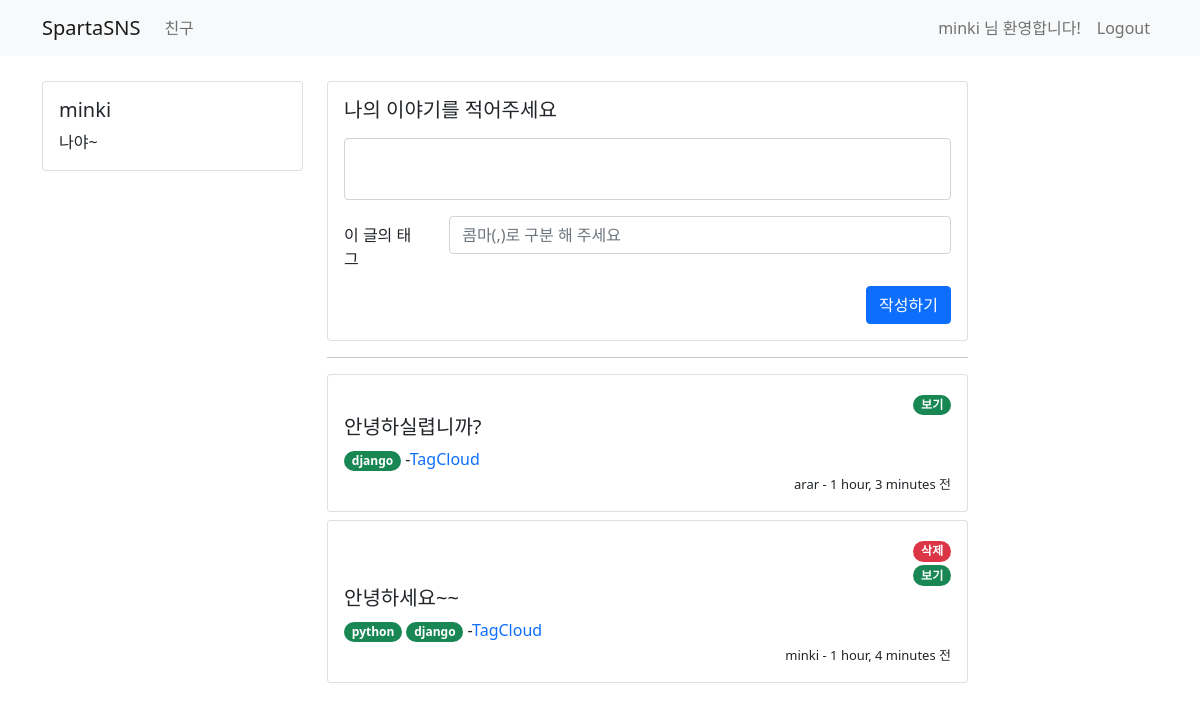
Screenshot of /tweet/ (signed in) with the database file from the repository.
### user/models.py (models this page shows)
class UserModel(AbstractUser):
    class Meta:
        db_table = "my_user"
    bio = models.CharField(max_length=256, default='')
    follow = models.ManyToManyField(settings.AUTH_USER_MODEL,related_name='followee')

### tweet/models.py (models this page shows)
class TweetModel(models.Model):
    class Meta:
        db_table = "tweet"
    author = models.ForeignKey(UserModel, on_delete=models.CASCADE)
    content = models.CharField(max_length=256)
    tags = TaggableManager(blank=True)
    created_at = models.DateTimeField(auto_now_add=True)
    updated_at = models.DateTimeField(auto_now=True)

### tweet/views.py (the view, shortened to what this page needs)
# urls.py: path('', include('tweet.urls')),
def tweet(request):
    if request.method == 'GET':
        user = request.user.is_authenticated
        if user:
            all_tweet = TweetModel.objects.all().order_by('-created_at')
            return render(request, 'tweet/home.html', {'tweet': all_tweet})
        else:
            return redirect('/sign-in')

### templates/tweet/home.html (shortened to what this page needs)
{% extends 'base.html' %}
{% block content %}
    <div class="container timeline-container">
        <div class="row">
            <div class="col-md-3">
                <div class="card">
                    <div class="card-body">
                        <h5 class="card-title">{{ user.username }}</h5>
                        <p class="card-text">{{ user.bio }}</p>
                    </div>
                </div>
            </div>
            <div class="col-md-7">
                <div class="row mb-2">
                    <div class="col-md-12">
                        <div class="card">
                            <div class="card-body">
                                <div class="media">
                                    <div class="media-body">
                                        <h5 class="mt-0">나의 이야기를 적어주세요</h5>
                                        <p>
                                        <form method="post" action="/tweet/">
                                            <div class="form-group mb-2">
                                                <textarea class="form-control" style="resize: none" name='my-content'
                                                          id="my-content"></textarea>
                                                <div class="mt-3 row">
                                                    <label for="tag"
                                                           class="col-sm-2 col-form-label">이 글의 태그</label>
                                                    <div class="col-sm-10">
                                                        <input type="text" class="form-control" name="tag" id="tag"
                                                               placeholder="콤마(,)로 구분 해 주세요">
                                                    </div>
                                                </div>
                                            </div>
                                            <button type="submit" class="btn btn-primary" style="float:right;">작성하기
                                            </button>
                                        </form>
                                        </p>
                                    </div>
                                </div>
                            </div>
                        </div>
                    </div>
                </div>
                <hr>
                <div class="row">
                    {% for tw in tweet %}
                        <div class="col-md-12 mb-2">
                            <div class="card">
                                <div class="card-body">
                                    {% if tw.author == user %}
                                        <div style="text-align: right">
                                            <a href="/tweet/delete/{{ tw.id }}">
                                                <span class="badge rounded-pill bg-danger">삭제</span>
                                            </a>
                                        </div>
                                    {% endif %}
                                    <div style="text-align: right">
                                        <a href="/tweet/{{ tw.id }}">
                                            <span class="badge rounded-pill bg-success">보기</span>
                                        </a>
                                    </div>
                                    <div class="media">
                                        <div class="media-body">
                                            <h5 class="mt-0">{{ tw.content }}</h5>
                                            {% if tw.tags.all %}
                                                {% for tag in tw.tags.all %}
                                                    <a style="text-decoration: none"
                                                       href="{% url 'tagged_object_list' tag.name %}">
                                                    <span class="badge rounded-pill bg-success">
                                                        {{ tag.name }}
                                                    </span>
                                                    </a>
                                                {% endfor %}
                                                -<a style="text-decoration: none"
                                                    href="{% url 'tag_cloud' %}">TagCloud</a>
                                            {% endif %}
                                        </div>
                                        <div style="text-align: right">
                                            <span style="font-size: small">{{ tw.author.username }}  -  {{ tw.created_at|timesince }} 전</span>
                                        </div>
                                    </div>
                                </div>
                            </div>
                        </div>
                    {% endfor %}
                </div>
            </div>
            <div class="col-md-2"></div>
        </div>
    </div>
{% endblock %}

### templates/base.html (shortened to what this page needs)
<!DOCTYPE html>
<html lang="en">
<head>
    <link href="https://cdn.jsdelivr.net/npm/bootstrap@5.0.0-beta3/dist/css/bootstrap.min.css" rel="stylesheet"
>
</head>
<body>
<nav class="navbar navbar-expand-lg navbar-light bg-light">
    <div class="container">
        <a class="navbar-brand" href="/">SpartaSNS</a>
        {% if user.is_authenticated %}
            <div class="collapse navbar-collapse" id="navbarSupportedContent">
                <ul class="navbar-nav mr-auto">
                    <li class="nav-item active">
                        <a class="nav-link" href="/user"> 친구 </a>
                    </li>
                </ul>
            </div>
        {% endif %}
        <form class="form-inline my-2 my-lg-0">
            {% if not user.is_authenticated %}
                <ul class="navbar-nav mr-auto">
                    <li class="nav-item active">
                        <a class="nav-link" href="/sign-in"> Sign In <span class="sr-only"></span></a>
                    </li>
                    <li class="nav-item active">
                        <a class="nav-link" href="/sign-up"> Sign Up <span class="sr-only"></span></a>
                    </li>
                </ul>
            {% else %}
                <ul class="navbar-nav mr-auto">
                    <li class="nav-item disabled">
                    <span class="nav-link">
                        {{ user.username }} 님 환영합니다!
                    </span>
                    </li>
                    <li class="nav-item active">
                        <a class="nav-link" href="/logout">Logout</a>
                    </li>
                </ul>
            {% endif %}
        </form>
    </div>
</nav>
{% block content %}
{% endblock %}
</body>
</html>

### templates/base.html (style rules this page uses)
.timeline-container { margin-top: 25px }

### rows the page displays
UserModel: username "minki", bio "나야~"
TweetModel: content "안녕하실렵니까?", author.username "arar", created_at "1 hour, 3 minutes"
Tag: name "django"
TweetModel: content "안녕하세요~~", author.username "minki", created_at "1 hour, 4 minutes"
Tag: name "python"
